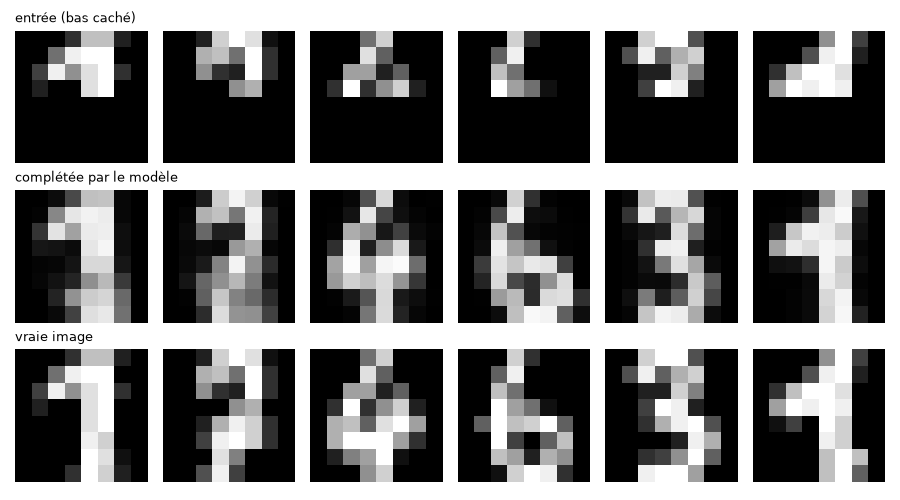

Generate this figure with Python:
"""
Auto-supervisé n°1 : COMPLÉTER LES PIXELS D'UNE IMAGE
=====================================================

Idée : on cache la moitié du bas de chaque image, et le réseau doit
la redessiner.

-> L'entrée  = l'image avec le bas caché
-> La cible  = l'image complète (qu'on possède déjà !)
Aucune étiquette humaine : la "réponse" est l'image elle-même.

C'est le principe des modèles de type MAE (Masked Autoencoder) et
de l'"inpainting" (réparer une photo abîmée).
"""

import torch
import torch.nn as nn
import torch.nn.functional as F
from sklearn.datasets import load_digits
import matplotlib.pyplot as plt

torch.manual_seed(0)

# 1) Les données : seulement les images (8x8 pixels), pas les étiquettes
images = torch.tensor(load_digits().images, dtype=torch.float32) / 16.0
images = images.unsqueeze(1)                       # (1797, 1, 8, 8)
train, test = images[:1500], images[1500:]

# 2) Fabriquer l'entrée et la cible automatiquement
def cacher_le_bas(x):
    x_cache = x.clone()
    x_cache[:, :, 4:, :] = 0                       # on met à zéro les 4 lignes du bas
    return x_cache

X_train = cacher_le_bas(train)                     # entrée : image incomplète
Y_train = train                                    # cible  : image complète

# 3) Le modèle : un petit CNN qui sort une image de même taille
model = nn.Sequential(
    nn.Conv2d(1, 32, 3, padding=1), nn.ReLU(),
    nn.Conv2d(32, 64, 3, padding=1), nn.ReLU(),
    nn.Flatten(),
    nn.Linear(64 * 8 * 8, 256), nn.ReLU(),
    nn.Linear(256, 64), nn.Sigmoid(),              # 64 pixels entre 0 et 1
    nn.Unflatten(1, (1, 8, 8)),                    # -> (N, 1, 8, 8)
)

# 4) Entraînement : perte = différence entre pixels prédits et vrais pixels
optimizer = torch.optim.Adam(model.parameters(), lr=1e-3)
for epoch in range(30):
    perm = torch.randperm(len(X_train))
    for i in range(0, len(X_train), 64):
        idx = perm[i:i + 64]
        loss = F.mse_loss(model(X_train[idx]), Y_train[idx])
        optimizer.zero_grad(); loss.backward(); optimizer.step()
    if epoch % 5 == 4:
        print(f"Époque {epoch + 1:2d} | perte = {loss.item():.4f}")

# 5) Prédiction sur des images jamais vues
model.eval()
originales = test[:6]
cachees = cacher_le_bas(originales)
with torch.no_grad():
    completees = model(cachees)

fig, axes = plt.subplots(3, 6, figsize=(9, 5))
for j in range(6):
    for i, (img, titre) in enumerate([(cachees, "entrée (bas caché)"),
                                      (completees, "complétée par le modèle"),
                                      (originales, "vraie image")]):
        axes[i, j].imshow(img[j, 0], cmap="gray", vmin=0, vmax=1)
        axes[i, j].axis("off")
        if j == 0:
            axes[i, j].set_title(titre, loc="left", fontsize=9)
plt.tight_layout()
plt.savefig("completer_image.png")
plt.show()
